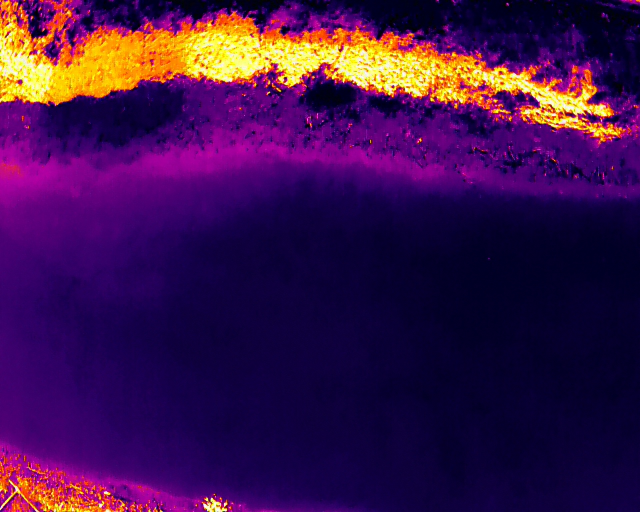
#> input picture 水面/src/T1.JPG, 1280 x 1024 px (shown at 1/2 size)
$ python K-Means-002.py
#> lines starting #> are read from the running program, lines starting #| are printed output that depends on the picture; after the words box and inside, x2 and y2 are one past the last pixel; in counts of white or black regions, pixels touching at a corner belong together
import cv2
import numpy as np
from sklearn.cluster import KMeans
import matplotlib.pyplot as plt

# 加载图像
image_path = 'src/T1.JPG'
image = cv2.imread(image_path)
#> image is the input picture: shape (1024, 1280, 3); mean B, G, R 75.5, 18.8, 61.4
new_width = 400
new_height = 300

# 调整图像大小
image = cv2.resize(image, (new_width, new_height), interpolation=cv2.INTER_AREA)
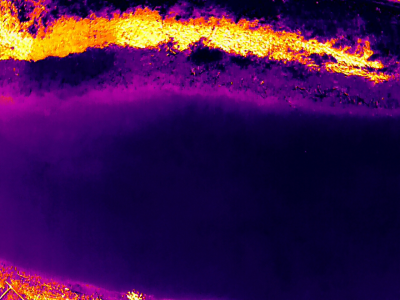
#> image: shape (300, 400, 3); mean B, G, R 75.5, 18.7, 61.4

# 将图像从 BGR 转换为 RGB
image = cv2.cvtColor(image, cv2.COLOR_BGR2RGB)

# 将图像展平以减少计算量
flat_image = np.reshape(image, [-1, 3])

# 使用 K-Means 聚类分割图像
num_clusters = 3
kmeans = KMeans(n_clusters=num_clusters, random_state=0).fit(flat_image)
labels = kmeans.labels_

# 将标签映射到图像像素
segmented_image = kmeans.cluster_centers_[labels]
segmented_image = np.reshape(segmented_image, image.shape).astype(np.uint8)
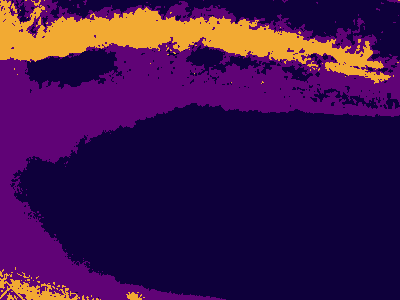
#> segmented_image: shape (300, 400, 3); mean R, G, B 60.9, 18.5, 74.9

# 转换为灰度图
gray_image = cv2.cvtColor(segmented_image, cv2.COLOR_RGB2GRAY)
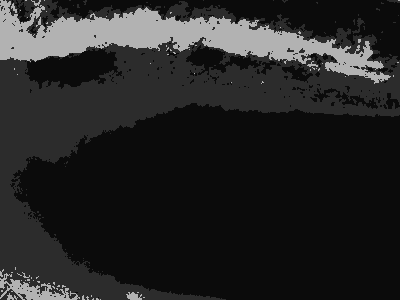
#> gray_image: shape (300, 400); min 11, max 178, mean 37.7

# 找到最大的三个类别并进行多边形拟合
contour_image = image.copy()
largest_contour = None
max_area = 0

for i in range(3):
    # 创建一个掩码
    mask = np.zeros_like(gray_image)
    mask[labels.reshape(image.shape[:2]) == i] = 255

    # 找到轮廓
    contours, _ = cv2.findContours(mask, cv2.RETR_EXTERNAL, cv2.CHAIN_APPROX_SIMPLE)

    # 如果找到了轮廓，则找到面积最大的轮廓
    for contour in contours:
        area = cv2.contourArea(contour)
        if area > max_area:
            max_area = area
            largest_contour = contour
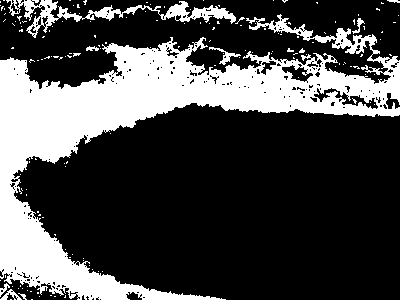
#> mask: shape (300, 400); 28.3% white; 156 white regions (146 under 20 px), largest, box (x1, y1, x2, y2) and area: (0, 14, 400, 300) 31058, (6, 0, 236, 38) 1985, (209, 47, 241, 65) 140
#> after the loop, max_area = 61051.5

        # 如果找到了面积最大的轮廓，进行多边形拟合
if largest_contour is not None:
    epsilon =0.8* 0.01 * cv2.arcLength(largest_contour, True)
#> epsilon = 10.72
    approx = cv2.approxPolyDP(largest_contour, epsilon, True)
    cv2.drawContours(contour_image, [approx], -1, (0, 0, 255), 2)  # 红色边框
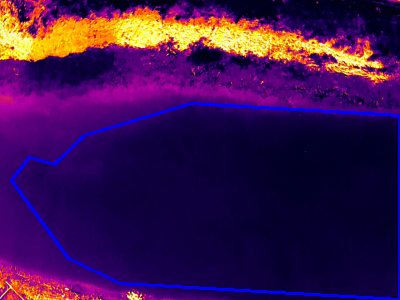
#> contour_image: shape (300, 400, 3); mean R, G, B 60.5, 18.7, 79.5

# 显示结果
plt.figure(figsize=(15, 10))
plt.subplot(1, 3, 1)
plt.title('Original Image')
plt.imshow(image)
plt.axis('off')

plt.subplot(1, 3, 2)
plt.title('Segmented Image')
plt.imshow(segmented_image)
plt.axis('off')

plt.subplot(1, 3, 3)
plt.title('Contour Image')
plt.imshow(contour_image)
plt.axis('off')

plt.show()

$ run again, with 水面/src/T2.JPG copied over 水面/src/T1.JPG
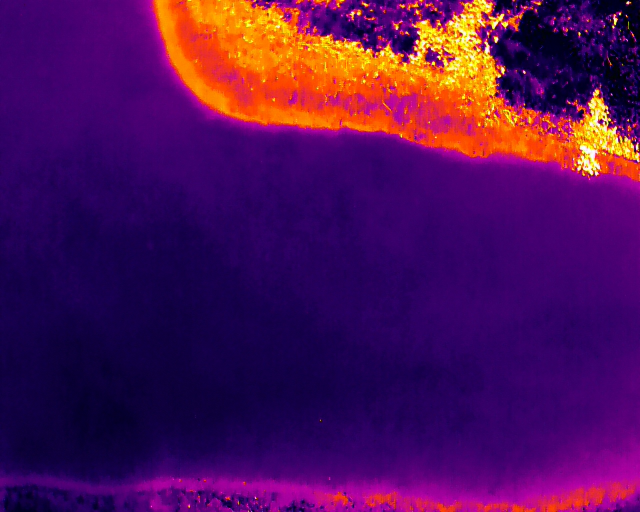
#> input picture 水面/src/T2.JPG, 1280 x 1024 px (shown at 1/2 size)
#> image is the input picture: shape (1024, 1280, 3); mean B, G, R 87.1, 15.2, 79.4
#> after the loop `for i in range(3):`:
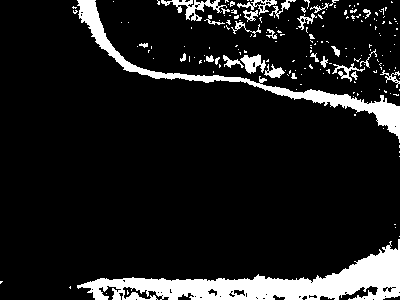
#> mask: shape (300, 400); 11.4% white; 188 white regions (160 under 20 px), largest, box (x1, y1, x2, y2) and area: (77, 239, 400, 300) 7071, (77, 0, 400, 143) 3486, (161, 0, 227, 21) 465
#> `cv2.drawContours(contour_image, [approx], -1, (0, 0, 255), 2)`:
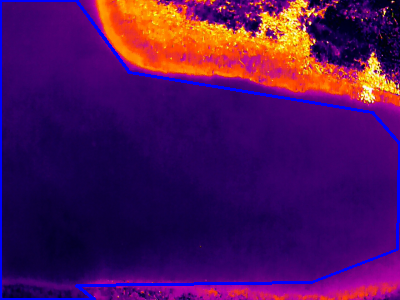
#> contour_image: shape (300, 400, 3); mean R, G, B 77, 15.2, 90.9
